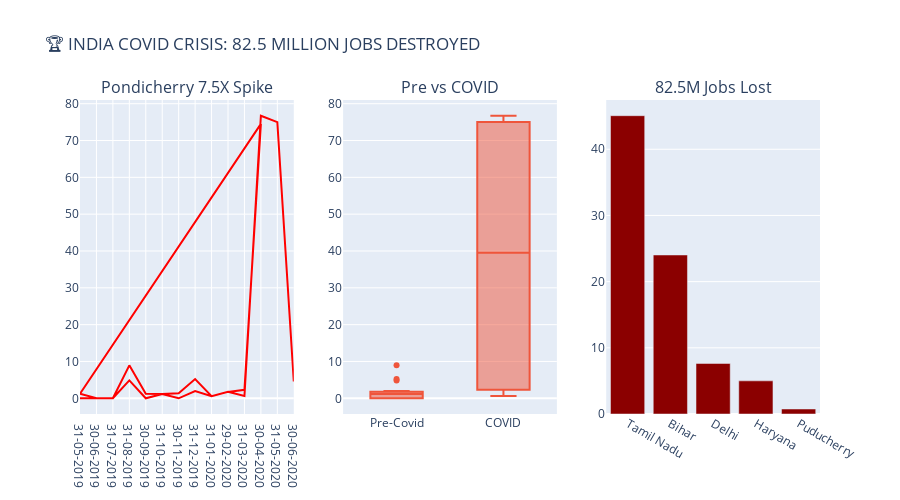

Here is the notebook cell this chart was saved with:
### Code cell
# FINAL DASHBOARD WITH JOBS LOST
from plotly.subplots import make_subplots
import plotly.graph_objects as go

fig = make_subplots(rows=1, cols=3,
                    subplot_titles=('Pondicherry 7.5X Spike', 'Pre vs COVID', '82.5M Jobs Lost'))

# CHART 1: Pondicherry Line
fig.add_trace(go.Scatter(x=df_top[df_top['Region']=='Puducherry']['Date'],
                        y=df_top[df_top['Region']=='Puducherry']['Estimated Unemployment Rate (%)'],
                        name='Puducherry', line=dict(color='red')), row=1, col=1)

# CHART 2: Pondicherry Box
fig.add_trace(go.Box(y=df_top[df_top['Region']=='Puducherry']['Estimated Unemployment Rate (%)'],
                    x=df_top[df_top['Region']=='Puducherry']['COVID_Period'],
                    name='Puducherry'), row=1, col=2)

# CHART 3: JOBS LOST BAR
fig.add_trace(go.Bar(x=top_jobs_lost.index, 
                     y=top_jobs_lost.values/1000000,  # Millions
                     marker_color='darkred',
                     name='Jobs Lost'), row=1, col=3)

fig.update_layout(height=500, showlegend=False, 
                  title_text="🏆 INDIA COVID CRISIS: 82.5 MILLION JOBS DESTROYED")
fig.show()

# EXPORT HTML
fig.write_html("india_82m_jobs_lost_dashboard.html")
print("\n💎 FILE SAVED: india_82m_jobs_lost_dashboard.html")
print("🌐 OPEN IN BROWSER → SEND TO MENTOR!")

### Figure 1 — Plotly figure (JSON) as saved in the notebook; plotly's stock layout.template omitted (floating-point values rounded to 4 significant figures)
{"data": [{"line": {"color": "red"}, "name": "Puducherry", "type": "scatter", "x": [" 31-05-2019", " 30-06-2019", " 31-07-2019", " 31-08-2019", " 30-09-2019", " 31-10-2019", " 30-11-2019", " 31-12-2019", " 31-01-2020", " 29-02-2020", " 31-03-2020", " 30-04-2020", " 31-05-2019", " 30-06-2019", " 31-07-2019", " 31-08-2019", " 30-09-2019", " 31-10-2019", " 30-11-2019", " 31-12-2019", " 31-01-2020", " 29-02-2020", " 31-03-2020", " 30-04-2020", " 31-05-2020", " 30-06-2020"], "xaxis": "x", "y": [0.0, 0.0, 0.0, 4.85, 0.0, 1.18, 0.0, 1.99, 0.58, 1.74, 2.31, 74.51, 1.25, 0.0, 0.0, 8.95, 1.22, 1.17, 1.37, 5.21, 0.57, 1.78, 0.62, 76.74, 75.0, 4.55], "yaxis": "y"}, {"name": "Puducherry", "type": "box", "x": ["Pre-Covid", "Pre-Covid", "Pre-Covid", "Pre-Covid", "Pre-Covid", "Pre-Covid", "Pre-Covid", "Pre-Covid", "Pre-Covid", "Pre-Covid", "COVID", "COVID", "Pre-Covid", "Pre-Covid", "Pre-Covid", "Pre-Covid", "Pre-Covid", "Pre-Covid", "Pre-Covid", "Pre-Covid", "Pre-Covid", "Pre-Covid", "COVID", "COVID", "COVID", "COVID"], "xaxis": "x2", "y": [0.0, 0.0, 0.0, 4.85, 0.0, 1.18, 0.0, 1.99, 0.58, 1.74, 2.31, 74.51, 1.25, 0.0, 0.0, 8.95, 1.22, 1.17, 1.37, 5.21, 0.57, 1.78, 0.62, 76.74, 75.0, 4.55], "yaxis": "y2"}, {"marker": {"color": "darkred"}, "name": "Jobs Lost", "type": "bar", "x": ["Tamil Nadu", "Bihar", "Delhi", "Haryana", "Puducherry"], "xaxis": "x3", "y": [45.07, 24.03, 7.637, 5.009, 0.7551], "yaxis": "y3"}], "layout": {"annotations": [{"font": {"size": 16}, "showarrow": false, "text": "Pondicherry 7.5X Spike", "x": 0.1444, "xanchor": "center", "xref": "paper", "y": 1, "yanchor": "bottom", "yref": "paper"}, {"font": {"size": 16}, "showarrow": false, "text": "Pre vs COVID", "x": 0.5, "xanchor": "center", "xref": "paper", "y": 1, "yanchor": "bottom", "yref": "paper"}, {"font": {"size": 16}, "showarrow": false, "text": "82.5M Jobs Lost", "x": 0.8556, "xanchor": "center", "xref": "paper", "y": 1, "yanchor": "bottom", "yref": "paper"}], "height": 500, "showlegend": false, "title": {"text": "🏆 INDIA COVID CRISIS: 82.5 MILLION JOBS DESTROYED"}, "xaxis": {"anchor": "y", "domain": [0, 0.2889]}, "xaxis2": {"anchor": "y2", "domain": [0.3556, 0.6444]}, "xaxis3": {"anchor": "y3", "domain": [0.7111, 1]}, "yaxis": {"anchor": "x", "domain": [0, 1]}, "yaxis2": {"anchor": "x2", "domain": [0, 1]}, "yaxis3": {"anchor": "x3", "domain": [0, 1]}}}
